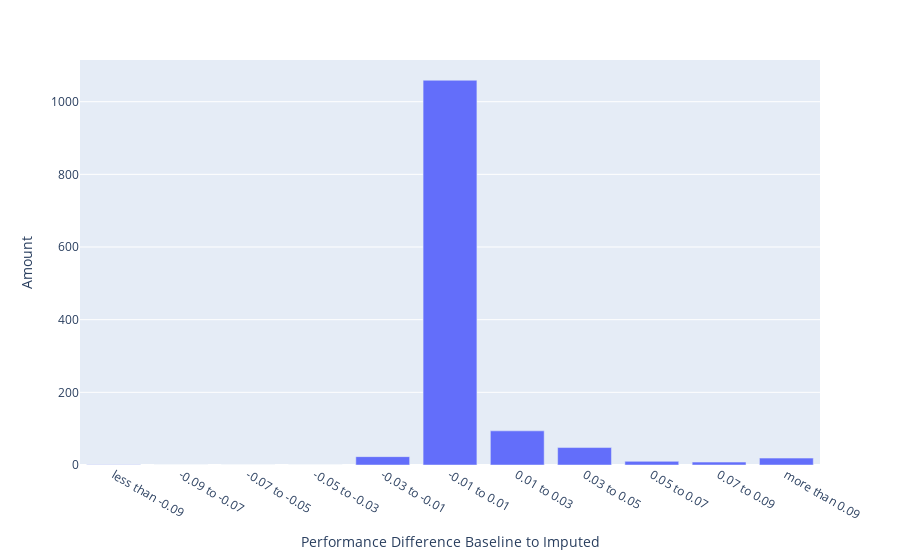

Notebook code cell kept with this figure:
### Code cell
fig = px.bar(improvement_quantiles, x='Performance Difference Baseline to Imputed', y='Amount')
fig.show()
fig.write_image("regression_performance_difference_baseline_to_imputed.pdf")
# Negative values indicate a better performance of the model that was trained on fully observed data (Baseline)

### Figure 1 — Plotly figure (JSON) as saved in the notebook; plotly's stock layout.template omitted (floating-point values rounded to 4 significant figures)
{"data": [{"alignmentgroup": "True", "hovertemplate": "Performance Difference Baseline to Imputed=%{x}<br>Amount=%{y}<extra></extra>", "legendgroup": "", "marker": {"color": "#636efa", "pattern": {"shape": ""}}, "name": "", "offsetgroup": "", "orientation": "v", "showlegend": false, "textposition": "auto", "type": "bar", "x": ["less than -0.09", "-0.09 to -0.07", "-0.07 to -0.05", "-0.05 to -0.03", "-0.03 to -0.01", "-0.01 to 0.01", "0.01 to 0.03", "0.03 to 0.05", "0.05 to 0.07", "0.07 to 0.09", "more than 0.09"], "xaxis": "x", "y": [1, 0, 0, 0, 23, 1059, 94, 48, 10, 8, 19], "yaxis": "y"}], "layout": {"barmode": "relative", "legend": {"tracegroupgap": 0}, "margin": {"t": 60}, "xaxis": {"anchor": "y", "domain": [0, 1], "title": {"text": "Performance Difference Baseline to Imputed"}}, "yaxis": {"anchor": "x", "domain": [0, 1], "title": {"text": "Amount"}}}}
